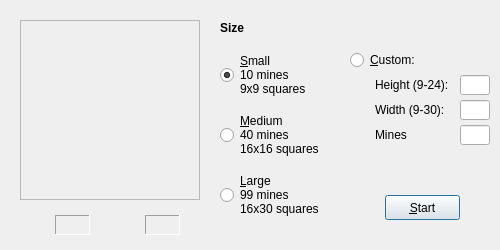
<?xml version="1.0" encoding="UTF-8"?>
<ui version="4.0">
 <class>Venster</class>
 <widget class="QDialog" name="Venster">
  <property name="enabled">
   <bool>true</bool>
  </property>
  <property name="geometry">
   <rect>
    <x>0</x>
    <y>0</y>
    <width>500</width>
    <height>250</height>
   </rect>
  </property>
  <property name="sizePolicy">
   <sizepolicy hsizetype="Fixed" vsizetype="Fixed">
    <horstretch>0</horstretch>
    <verstretch>0</verstretch>
   </sizepolicy>
  </property>
  <property name="windowTitle">
   <string>Minesweeper</string>
  </property>
  <property name="windowIcon">
   <iconset>
    <normaloff>img/mijnb.ico</normaloff>img/mijnb.ico</iconset>
  </property>
  <property name="modal">
   <bool>false</bool>
  </property>
  <widget class="QFrame" name="labelFrame">
   <property name="geometry">
    <rect>
     <x>20</x>
     <y>20</y>
     <width>180</width>
     <height>180</height>
    </rect>
   </property>
   <property name="frameShape">
    <enum>QFrame::StyledPanel</enum>
   </property>
   <property name="frameShadow">
    <enum>QFrame::Raised</enum>
   </property>
  </widget>
  <widget class="QLabel" name="mijnbLabel">
   <property name="geometry">
    <rect>
     <x>20</x>
     <y>210</y>
     <width>30</width>
     <height>30</height>
    </rect>
   </property>
   <property name="sizePolicy">
    <sizepolicy hsizetype="Fixed" vsizetype="Fixed">
     <horstretch>0</horstretch>
     <verstretch>0</verstretch>
    </sizepolicy>
   </property>
   <property name="lineWidth">
    <number>0</number>
   </property>
   <property name="text">
    <string/>
   </property>
   <property name="pixmap">
    <pixmap>img/mijnb.png</pixmap>
   </property>
  </widget>
  <widget class="QLabel" name="mOverLabel">
   <property name="geometry">
    <rect>
     <x>55</x>
     <y>215</y>
     <width>35</width>
     <height>20</height>
    </rect>
   </property>
   <property name="sizePolicy">
    <sizepolicy hsizetype="Fixed" vsizetype="Fixed">
     <horstretch>0</horstretch>
     <verstretch>0</verstretch>
    </sizepolicy>
   </property>
   <property name="font">
    <font>
     <family>Arial</family>
     <pointsize>12</pointsize>
     <weight>75</weight>
     <bold>true</bold>
     <stylestrategy>PreferAntialias</stylestrategy>
     <kerning>true</kerning>
    </font>
   </property>
   <property name="layoutDirection">
    <enum>Qt::LeftToRight</enum>
   </property>
   <property name="autoFillBackground">
    <bool>false</bool>
   </property>
   <property name="frameShape">
    <enum>QFrame::Panel</enum>
   </property>
   <property name="frameShadow">
    <enum>QFrame::Sunken</enum>
   </property>
   <property name="text">
    <string/>
   </property>
   <property name="textFormat">
    <enum>Qt::AutoText</enum>
   </property>
   <property name="scaledContents">
    <bool>false</bool>
   </property>
   <property name="alignment">
    <set>Qt::AlignCenter</set>
   </property>
   <property name="wordWrap">
    <bool>false</bool>
   </property>
   <property name="margin">
    <number>0</number>
   </property>
   <property name="indent">
    <number>-1</number>
   </property>
  </widget>
  <widget class="QLabel" name="tOverLabel">
   <property name="geometry">
    <rect>
     <x>145</x>
     <y>215</y>
     <width>35</width>
     <height>20</height>
    </rect>
   </property>
   <property name="sizePolicy">
    <sizepolicy hsizetype="Fixed" vsizetype="Fixed">
     <horstretch>0</horstretch>
     <verstretch>0</verstretch>
    </sizepolicy>
   </property>
   <property name="font">
    <font>
     <family>Arial</family>
     <pointsize>12</pointsize>
     <weight>75</weight>
     <bold>true</bold>
     <stylestrategy>PreferAntialias</stylestrategy>
     <kerning>true</kerning>
    </font>
   </property>
   <property name="layoutDirection">
    <enum>Qt::LeftToRight</enum>
   </property>
   <property name="autoFillBackground">
    <bool>false</bool>
   </property>
   <property name="frameShape">
    <enum>QFrame::Panel</enum>
   </property>
   <property name="frameShadow">
    <enum>QFrame::Sunken</enum>
   </property>
   <property name="text">
    <string/>
   </property>
   <property name="textFormat">
    <enum>Qt::AutoText</enum>
   </property>
   <property name="scaledContents">
    <bool>false</bool>
   </property>
   <property name="alignment">
    <set>Qt::AlignCenter</set>
   </property>
   <property name="wordWrap">
    <bool>false</bool>
   </property>
   <property name="margin">
    <number>0</number>
   </property>
   <property name="indent">
    <number>-1</number>
   </property>
  </widget>
  <widget class="QLabel" name="klokLabel">
   <property name="geometry">
    <rect>
     <x>110</x>
     <y>210</y>
     <width>30</width>
     <height>30</height>
    </rect>
   </property>
   <property name="sizePolicy">
    <sizepolicy hsizetype="Fixed" vsizetype="Fixed">
     <horstretch>0</horstretch>
     <verstretch>0</verstretch>
    </sizepolicy>
   </property>
   <property name="lineWidth">
    <number>0</number>
   </property>
   <property name="text">
    <string/>
   </property>
   <property name="pixmap">
    <pixmap>img/klok.png</pixmap>
   </property>
  </widget>
  <widget class="QLabel" name="grootteLabel">
   <property name="geometry">
    <rect>
     <x>220</x>
     <y>20</y>
     <width>60</width>
     <height>15</height>
    </rect>
   </property>
   <property name="font">
    <font>
     <family>Arial</family>
     <weight>75</weight>
     <bold>true</bold>
    </font>
   </property>
   <property name="text">
    <string>Size</string>
   </property>
  </widget>
  <widget class="QRadioButton" name="kleinLabel">
   <property name="geometry">
    <rect>
     <x>220</x>
     <y>50</y>
     <width>90</width>
     <height>50</height>
    </rect>
   </property>
   <property name="font">
    <font>
     <family>Arial</family>
    </font>
   </property>
   <property name="text">
    <string>&amp;Small
10 mines
9x9 squares</string>
   </property>
   <property name="checked">
    <bool>true</bool>
   </property>
  </widget>
  <widget class="QRadioButton" name="medLabel">
   <property name="geometry">
    <rect>
     <x>220</x>
     <y>110</y>
     <width>101</width>
     <height>50</height>
    </rect>
   </property>
   <property name="font">
    <font>
     <family>Arial</family>
    </font>
   </property>
   <property name="text">
    <string>&amp;Medium
40 mines
16x16 squares</string>
   </property>
  </widget>
  <widget class="QRadioButton" name="grootLabel">
   <property name="geometry">
    <rect>
     <x>220</x>
     <y>170</y>
     <width>101</width>
     <height>50</height>
    </rect>
   </property>
   <property name="font">
    <font>
     <family>Arial</family>
    </font>
   </property>
   <property name="text">
    <string>&amp;Large
99 mines
16x30 squares</string>
   </property>
  </widget>
  <widget class="QRadioButton" name="aangLabel">
   <property name="geometry">
    <rect>
     <x>350</x>
     <y>50</y>
     <width>90</width>
     <height>20</height>
    </rect>
   </property>
   <property name="font">
    <font>
     <family>Arial</family>
    </font>
   </property>
   <property name="text">
    <string>&amp;Custom:</string>
   </property>
  </widget>
  <widget class="QLabel" name="hoogteLabel">
   <property name="enabled">
    <bool>true</bool>
   </property>
   <property name="geometry">
    <rect>
     <x>375</x>
     <y>75</y>
     <width>80</width>
     <height>20</height>
    </rect>
   </property>
   <property name="font">
    <font>
     <family>Arial</family>
    </font>
   </property>
   <property name="text">
    <string>Height (9-24):</string>
   </property>
  </widget>
  <widget class="QLineEdit" name="hoogteEdit">
   <property name="enabled">
    <bool>true</bool>
   </property>
   <property name="geometry">
    <rect>
     <x>460</x>
     <y>75</y>
     <width>30</width>
     <height>20</height>
    </rect>
   </property>
   <property name="font">
    <font>
     <family>Arial</family>
    </font>
   </property>
   <property name="inputMask">
    <string>##</string>
   </property>
   <property name="text">
    <string/>
   </property>
   <property name="maxLength">
    <number>2</number>
   </property>
   <property name="alignment">
    <set>Qt::AlignRight|Qt::AlignTrailing|Qt::AlignVCenter</set>
   </property>
  </widget>
  <widget class="QLineEdit" name="breedteEdit">
   <property name="enabled">
    <bool>true</bool>
   </property>
   <property name="geometry">
    <rect>
     <x>460</x>
     <y>100</y>
     <width>30</width>
     <height>20</height>
    </rect>
   </property>
   <property name="font">
    <font>
     <family>Arial</family>
    </font>
   </property>
   <property name="inputMask">
    <string>##</string>
   </property>
   <property name="text">
    <string/>
   </property>
   <property name="maxLength">
    <number>2</number>
   </property>
   <property name="frame">
    <bool>true</bool>
   </property>
   <property name="alignment">
    <set>Qt::AlignRight|Qt::AlignTrailing|Qt::AlignVCenter</set>
   </property>
  </widget>
  <widget class="QLabel" name="breedteLabel">
   <property name="enabled">
    <bool>true</bool>
   </property>
   <property name="geometry">
    <rect>
     <x>375</x>
     <y>100</y>
     <width>80</width>
     <height>20</height>
    </rect>
   </property>
   <property name="font">
    <font>
     <family>Arial</family>
    </font>
   </property>
   <property name="text">
    <string>Width (9-30):</string>
   </property>
  </widget>
  <widget class="QLineEdit" name="mijnenEdit">
   <property name="enabled">
    <bool>true</bool>
   </property>
   <property name="geometry">
    <rect>
     <x>460</x>
     <y>125</y>
     <width>30</width>
     <height>20</height>
    </rect>
   </property>
   <property name="font">
    <font>
     <family>Arial</family>
    </font>
   </property>
   <property name="inputMask">
    <string>###</string>
   </property>
   <property name="text">
    <string/>
   </property>
   <property name="maxLength">
    <number>3</number>
   </property>
   <property name="frame">
    <bool>true</bool>
   </property>
   <property name="alignment">
    <set>Qt::AlignRight|Qt::AlignTrailing|Qt::AlignVCenter</set>
   </property>
  </widget>
  <widget class="QLabel" name="mijnenLabel">
   <property name="enabled">
    <bool>true</bool>
   </property>
   <property name="geometry">
    <rect>
     <x>375</x>
     <y>125</y>
     <width>80</width>
     <height>20</height>
    </rect>
   </property>
   <property name="font">
    <font>
     <family>Arial</family>
    </font>
   </property>
   <property name="text">
    <string>Mines</string>
   </property>
  </widget>
  <widget class="QPushButton" name="grootteBtn">
   <property name="geometry">
    <rect>
     <x>385</x>
     <y>195</y>
     <width>75</width>
     <height>25</height>
    </rect>
   </property>
   <property name="text">
    <string>&amp;Start</string>
   </property>
  </widget>
 </widget>
 <resources/>
 <connections>
  <connection>
   <sender>hoogteEdit</sender>
   <signal>returnPressed()</signal>
   <receiver>breedteEdit</receiver>
   <slot>setFocus()</slot>
   <hints>
    <hint type="sourcelabel">
     <x>476</x>
     <y>87</y>
    </hint>
    <hint type="destinationlabel">
     <x>475</x>
     <y>111</y>
    </hint>
   </hints>
  </connection>
  <connection>
   <sender>breedteEdit</sender>
   <signal>returnPressed()</signal>
   <receiver>mijnenEdit</receiver>
   <slot>setFocus()</slot>
   <hints>
    <hint type="sourcelabel">
     <x>465</x>
     <y>114</y>
    </hint>
    <hint type="destinationlabel">
     <x>465</x>
     <y>137</y>
    </hint>
   </hints>
  </connection>
  <connection>
   <sender>hoogteEdit</sender>
   <signal>textChanged(QString)</signal>
   <receiver>aangLabel</receiver>
   <slot>toggle()</slot>
   <hints>
    <hint type="sourcelabel">
     <x>485</x>
     <y>79</y>
    </hint>
    <hint type="destinationlabel">
     <x>373</x>
     <y>54</y>
    </hint>
   </hints>
  </connection>
  <connection>
   <sender>breedteEdit</sender>
   <signal>textChanged(QString)</signal>
   <receiver>aangLabel</receiver>
   <slot>toggle()</slot>
   <hints>
    <hint type="sourcelabel">
     <x>478</x>
     <y>114</y>
    </hint>
    <hint type="destinationlabel">
     <x>391</x>
     <y>61</y>
    </hint>
   </hints>
  </connection>
  <connection>
   <sender>mijnenEdit</sender>
   <signal>textChanged(QString)</signal>
   <receiver>aangLabel</receiver>
   <slot>toggle()</slot>
   <hints>
    <hint type="sourcelabel">
     <x>476</x>
     <y>139</y>
    </hint>
    <hint type="destinationlabel">
     <x>396</x>
     <y>62</y>
    </hint>
   </hints>
  </connection>
  <connection>
   <sender>hoogteEdit</sender>
   <signal>returnPressed()</signal>
   <receiver>breedteEdit</receiver>
   <slot>selectAll()</slot>
   <hints>
    <hint type="sourcelabel">
     <x>474</x>
     <y>84</y>
    </hint>
    <hint type="destinationlabel">
     <x>474</x>
     <y>109</y>
    </hint>
   </hints>
  </connection>
  <connection>
   <sender>breedteEdit</sender>
   <signal>returnPressed()</signal>
   <receiver>mijnenEdit</receiver>
   <slot>selectAll()</slot>
   <hints>
    <hint type="sourcelabel">
     <x>474</x>
     <y>109</y>
    </hint>
    <hint type="destinationlabel">
     <x>474</x>
     <y>134</y>
    </hint>
   </hints>
  </connection>
 </connections>
</ui>
